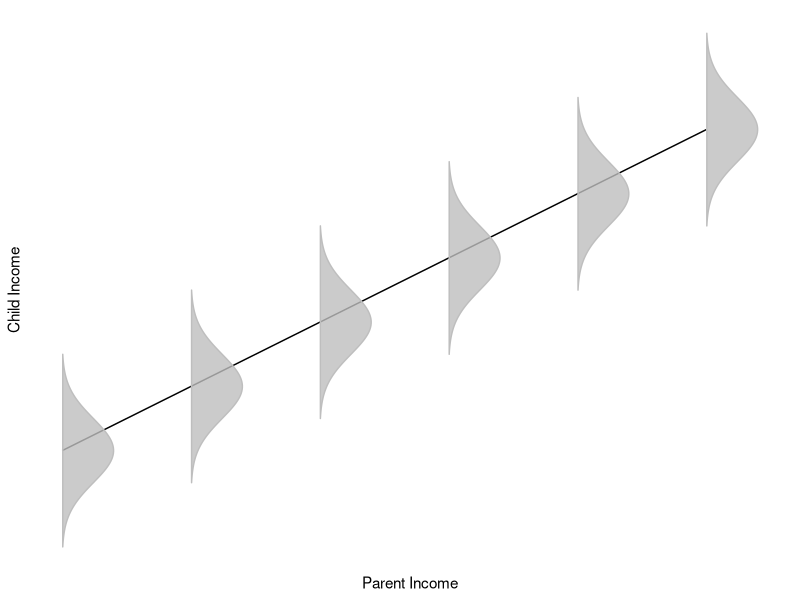
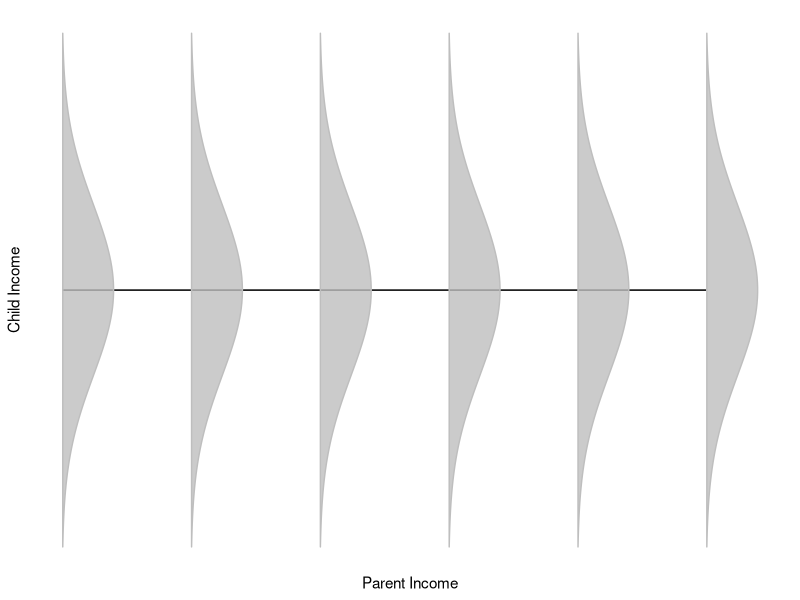
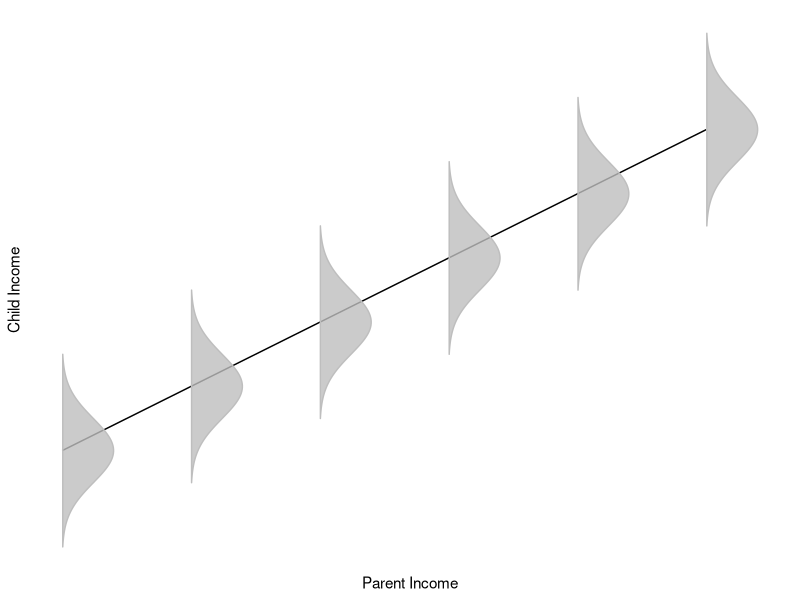
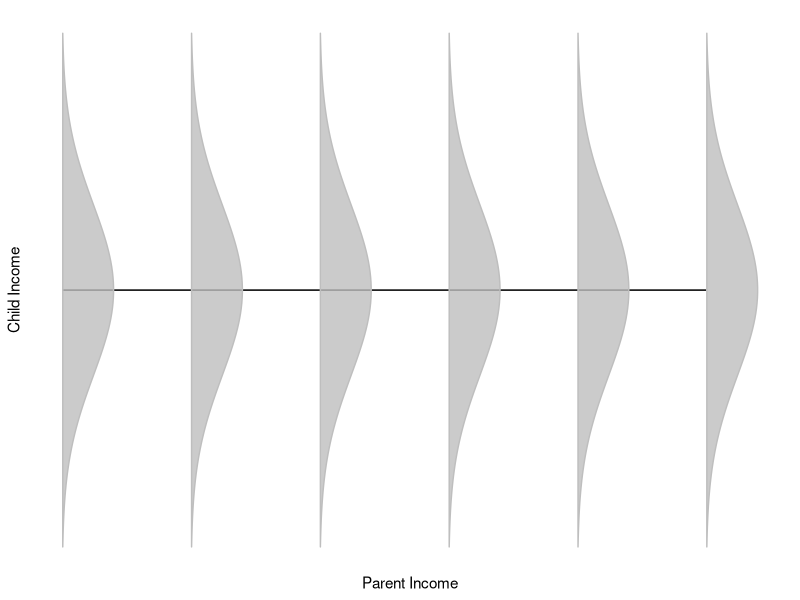

Recreate these plots in R, in order.


library(tidyverse)
library(foreach)

xvals <- seq(0,1,.2)
dens <- foreach(xval = xvals, .combine = "rbind") %do% {
  tibble(
    group = xval,
    xdens = .2*dnorm(seq(-3,3, length.out = 100)),
    ydens = seq(-.1,.1, length.out = 100)
  )
}

dens |>
  ggplot() +
  geom_line(aes(x = group, y = group)) +
  #geom_segment(aes(x = group, xend = group + .1*dnorm(0), y = group, xend = , yend = group), color = "gray") +
  geom_polygon(aes(x = group + xdens, y = group + 3*ydens, group = group), color = "gray", fill = "gray", alpha = .8) +
  theme_classic() +
  scale_x_continuous(name = "Parent Income", breaks = NULL) +
  scale_y_continuous(name = "Child Income", breaks = NULL)
ggsave("unequal.pdf",
       height = 2, width = 3)

dens |>
  ggplot() +
  geom_line(aes(x = group, y = .5)) +
  geom_polygon(aes(x = group + xdens, y = .5 + 5*ydens, group = group), color = "gray", fill = "gray", alpha = .8) +
  theme_classic() +
  scale_x_continuous(name = "Parent Income", breaks = NULL) +
  scale_y_continuous(name = "Child Income", breaks = NULL)
ggsave("equal.pdf",
       height = 2, width = 3)
